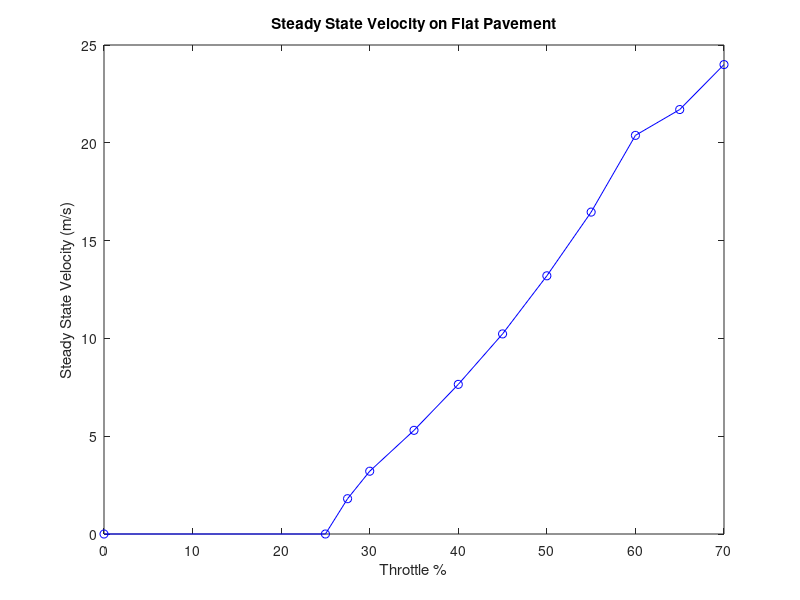
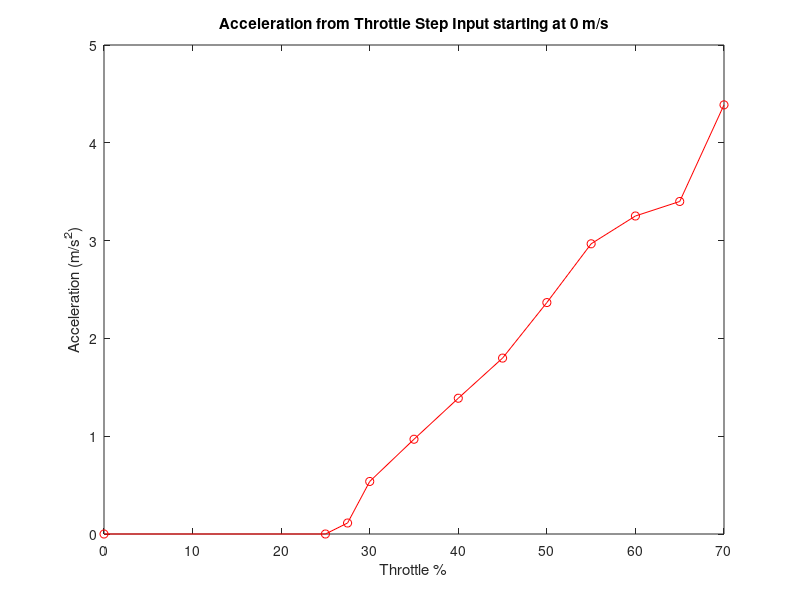

Reproduce these figures in MATLAB, in order.
close all; clear all; clc;

%% Steady State Velocity Data
throttle = [0, 25, 27.5, 30, 35, 40, 45, 50, 55, 60, 65, 70]';  % throttle percentage

velocity_ss = [0, 0, 1.805, 3.21, 5.3, 7.65, 10.23, 13.2, 16.458, 20.38, 21.7, 24]'; %m/s

figure(1)
plot(throttle, velocity_ss, 'b-o')
xlabel('Throttle %')
ylabel('Steady State Velocity (m/s)')
title('Steady State Velocity on Flat Pavement')



%% Acceleration Data For Each Throttle Percentage starting at 0 m/s
throttle = [0, 25, 27.5, 30, 35, 40, 45, 50, 55, 60, 65, 70];  % throttle percentage

acc0 = 0;
acc25 = 0;
acc275 = (0.501015-0.017467)/(7.522627-3.222718);
%acc2752 = (1.005075-0.017467)/(11.662671-3.222718);
acc30 = (1.004173-0.015836)/(7.488339-5.648407);
%acc302 = (2.001127-0.015836)/(11.148315-5.648407)
acc35 = (1.014036-0.006614)/(4.636735-3.596896);
%acc352 = (2.004305-0.006614)/(6.136752-3.596896)
acc40 = (1.001532-0.029717)/(4.176875-3.476820);
%acc402 = (2.000381-0.029717)/(5.016952-3.476820);
acc45 = (1.009871-0.002533)/(4.388475-3.828435);
%acc452 = (2.022356-0.002533)/(5.008518-3.828435)
acc50 = (1.002543-0.009362)/(11.015702-10.596018);
%acc502 = (2.035494-0.009362)/(11.475712-10.596018)
acc55 = (1.033672-0.024365)/(9.418261-9.078120);
%acc552 = (2.010228-0.024365)/(9.698160-9.078120)
acc60 = (1.044712-0.003969)/(3.209776-2.889712);
%acc602 = (2.022331-0.003969)/(3.469772-2.889712)
acc65 = (1.094427-0.005443)/(4.111795-3.791513);
%acc652 = (2.088763-0.005443)/(4.331318-3.791513)
acc70 = (1.082660-0.029578)/(4.914798-4.674802);
%acc702 = (2.001266-0.029578)/(5.094604-4.674802)   % Just to check for
                                                    % accuracy

acceleration= [acc0, acc25, acc275, acc30, acc35, acc40, acc45, acc50, acc55, acc60, acc65, acc70];

figure(2)
plot(throttle, acceleration, 'r-o')
xlabel('Throttle %')
ylabel('Acceleration (m/s^2)')
title('Acceleration from Throttle Step Input starting at 0 m/s')
